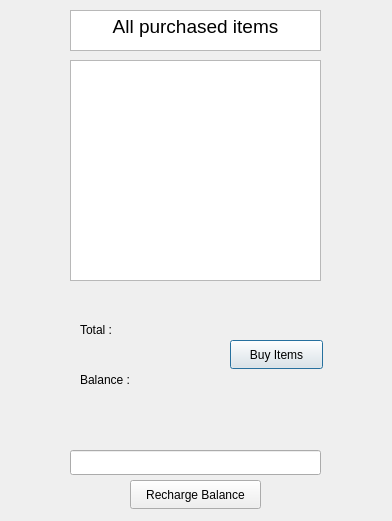
<?xml version="1.0" encoding="UTF-8"?>
<ui version="4.0">
 <class>Cart</class>
 <widget class="QDialog" name="Cart">
  <property name="geometry">
   <rect>
    <x>0</x>
    <y>0</y>
    <width>392</width>
    <height>521</height>
   </rect>
  </property>
  <property name="windowTitle">
   <string>Dialog</string>
  </property>
  <widget class="QTextEdit" name="textEdit">
   <property name="geometry">
    <rect>
     <x>70</x>
     <y>60</y>
     <width>251</width>
     <height>221</height>
    </rect>
   </property>
  </widget>
  <widget class="QTextEdit" name="textEdit_2">
   <property name="geometry">
    <rect>
     <x>70</x>
     <y>10</y>
     <width>251</width>
     <height>41</height>
    </rect>
   </property>
   <property name="html">
    <string>&lt;!DOCTYPE HTML PUBLIC &quot;-//W3C//DTD HTML 4.0//EN&quot; &quot;http://www.w3.org/TR/REC-html40/strict.dtd&quot;&gt;
&lt;html&gt;&lt;head&gt;&lt;meta name=&quot;qrichtext&quot; content=&quot;1&quot; /&gt;&lt;meta charset=&quot;utf-8&quot; /&gt;&lt;style type=&quot;text/css&quot;&gt;
p, li { white-space: pre-wrap; }
hr { height: 1px; border-width: 0; }
li.unchecked::marker { content: &quot;\2610&quot;; }
li.checked::marker { content: &quot;\2612&quot;; }
&lt;/style&gt;&lt;/head&gt;&lt;body style=&quot; font-family:'Segoe UI'; font-size:9pt; font-weight:400; font-style:normal;&quot;&gt;
&lt;p align=&quot;center&quot; style=&quot; margin-top:0px; margin-bottom:0px; margin-left:0px; margin-right:0px; -qt-block-indent:0; text-indent:0px;&quot;&gt;&lt;span style=&quot; font-size:14pt;&quot;&gt;All purchased items&lt;/span&gt;&lt;/p&gt;&lt;/body&gt;&lt;/html&gt;</string>
   </property>
  </widget>
  <widget class="QLabel" name="label">
   <property name="geometry">
    <rect>
     <x>80</x>
     <y>320</y>
     <width>51</width>
     <height>20</height>
    </rect>
   </property>
   <property name="text">
    <string>Total :</string>
   </property>
  </widget>
  <widget class="QLabel" name="totalPrice">
   <property name="geometry">
    <rect>
     <x>150</x>
     <y>320</y>
     <width>63</width>
     <height>20</height>
    </rect>
   </property>
   <property name="text">
    <string/>
   </property>
  </widget>
  <widget class="QPushButton" name="buyItems">
   <property name="geometry">
    <rect>
     <x>230</x>
     <y>340</y>
     <width>93</width>
     <height>29</height>
    </rect>
   </property>
   <property name="text">
    <string>Buy Items</string>
   </property>
  </widget>
  <widget class="QLabel" name="label_2">
   <property name="geometry">
    <rect>
     <x>80</x>
     <y>370</y>
     <width>61</width>
     <height>20</height>
    </rect>
   </property>
   <property name="text">
    <string>Balance :</string>
   </property>
  </widget>
  <widget class="QLabel" name="accountBalance">
   <property name="geometry">
    <rect>
     <x>150</x>
     <y>370</y>
     <width>63</width>
     <height>20</height>
    </rect>
   </property>
   <property name="text">
    <string/>
   </property>
  </widget>
  <widget class="QPushButton" name="pushButton">
   <property name="geometry">
    <rect>
     <x>130</x>
     <y>480</y>
     <width>131</width>
     <height>29</height>
    </rect>
   </property>
   <property name="text">
    <string>Recharge Balance</string>
   </property>
  </widget>
  <widget class="QLineEdit" name="rechargeBalance">
   <property name="geometry">
    <rect>
     <x>70</x>
     <y>450</y>
     <width>251</width>
     <height>25</height>
    </rect>
   </property>
  </widget>
  <widget class="QLabel" name="rechargeMessage">
   <property name="geometry">
    <rect>
     <x>80</x>
     <y>410</y>
     <width>241</width>
     <height>20</height>
    </rect>
   </property>
   <property name="text">
    <string/>
   </property>
  </widget>
 </widget>
 <resources/>
 <connections/>
</ui>
